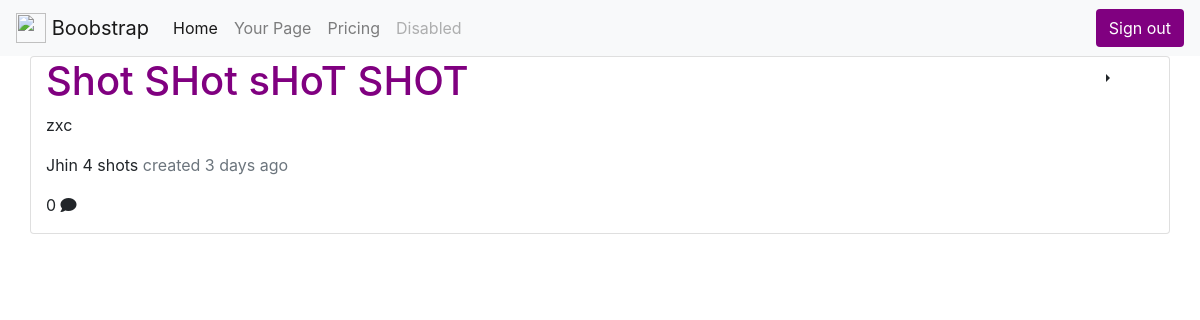
/posts (signed in), run on the app's committed database.
### app.py (models this page shows)
class Blog(db.Model):
    id = db.Column(db.Integer, primary_key = True)
    title = db.Column(db.String(200), nullable = False)
    body = db.Column(db.String, nullable = False)
    author = db.Column(db.String(20), nullable = False)
    created_date = db.Column(db.DateTime, server_default = db.func.now())

### app.py (the view)
@app.route("/posts")
@login_required
def post_page():
    posts = Blog.query.order_by(Blog.created_date.desc()).all()
    print("get posts", posts)
    return render_template("./view/view_post.html", posts = posts)

### app.py (called while the page is built)
@login_manager.user_loader
def load_user(user_id):
    return User.query.get(user_id)

### templates/view/view_post.html
{% extends 'base.html' %}
{% block content %}
{% include './ultilities/posts.html' %}
{% endblock content %}

### templates/ultilities/posts.html (shortened to what this page needs)
{% block content %}
<div class="row">
  {% for post in posts %}
  <div class="col-12 card">
    <div class="row">
      <div class="col-11">
        <h1><a href="/post/{{post.id}}">{{ post.title }}</a></h1>
        <p>{{ post.body }}</p>
        <p>
          {{ post.author }}
          <span class="text-muted">created {{ moment(post.created_date).fromNow(no_suffix = False)
            }}</span>
        </p>
        <p>{{post.comments|length}} <i class="fas fa-comment"></i></p>
      </div>
      {% if current_user.username == post.author %}
      <div class="col-1 dropright">
        <button class="btn dropdown-toggle" type="button" id="dropdownMenuButton" data-toggle="dropdown"
          aria-haspopup="true" aria-expanded="false">
        </button>
      </div>
      {% endif %}
    </div>
  </div>
  {% endfor %}
</div>
{% endblock %}

### static/style.css (style rules this page uses)
h1 a { color: purple; }

### data on the page
Blog: title "Shot SHot sHoT SHOT", body "zxc", author "Jhin 4 shots", created_date "3 days ago", comments|length "0"
